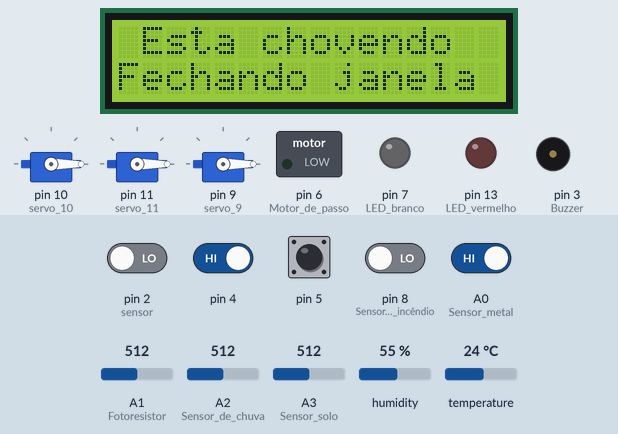
Simulated run of this sketch. Board: Arduino Uno, built with avr-gcc and run on an emulated ATmega328P. Shown: 16×2 character LCD, 3 × servo, switched loads named in the sketch (green lamp = pin HIGH), output pins drawn as LEDs (lit = HIGH), buzzer (waves = sounding). The inputs (shaded band) are chosen by the test bench; at power-on: A0 (Sensor_metal), pin 4, pin 5 HIGH, pin 2 (sensor), pin 8 (Sensor_de_incêndio) LOW, A3 (Sensor_solo) = 512, A2 (Sensor_de_chuva) = 512, A1 (Fotoresistor) = 512, humidity 55 %, temperature 24 °C. What the sketch prints to the serial monitor is not drawn.

Above: at 1.2 s.
1.3 s: A3 (Sensor_solo) set to 54
5.5 s: A3 (Sensor_solo) set to 46
At 6.51 s:
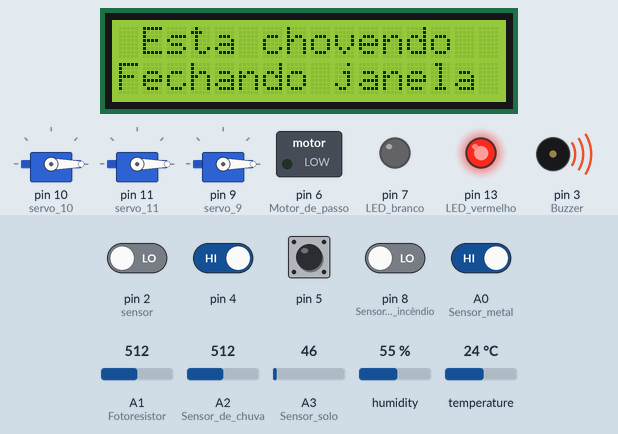
At 7.3 s:
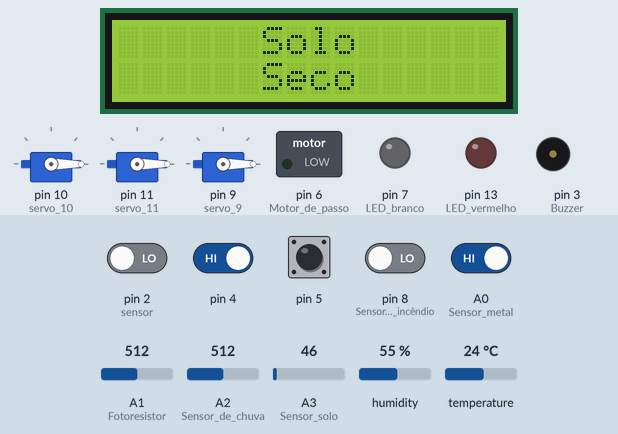
9.7 s: A0 (Sensor_metal) driven LOW
At 13.1 s:
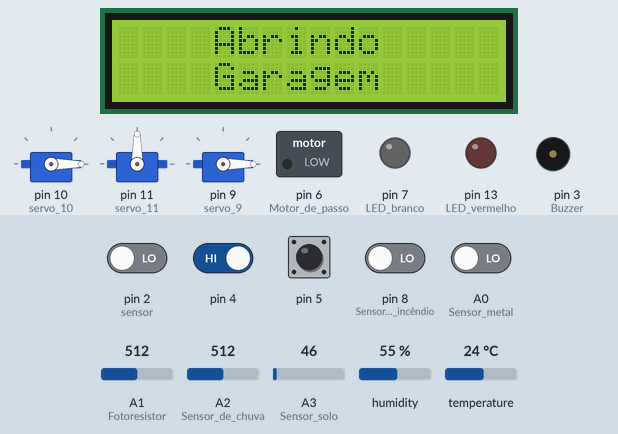
13.9 s: A2 (Sensor_de_chuva) set to 106
18.1 s: A2 (Sensor_de_chuva) set to 90
21.5 s: pin 4 driven LOW
At 25.4 s:
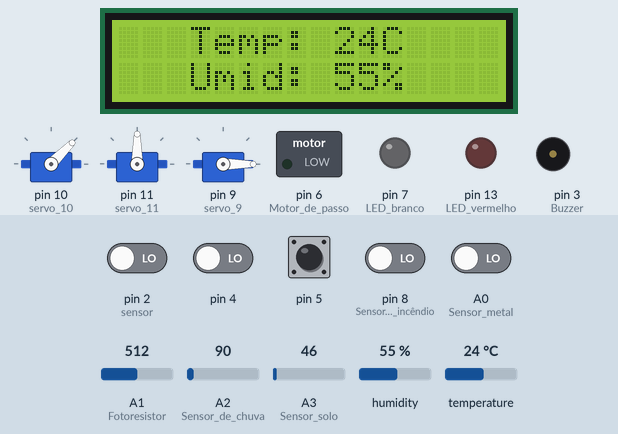
Timing chart, 0 to 26.7 s (numbered marks = the images above; inputs shaded):
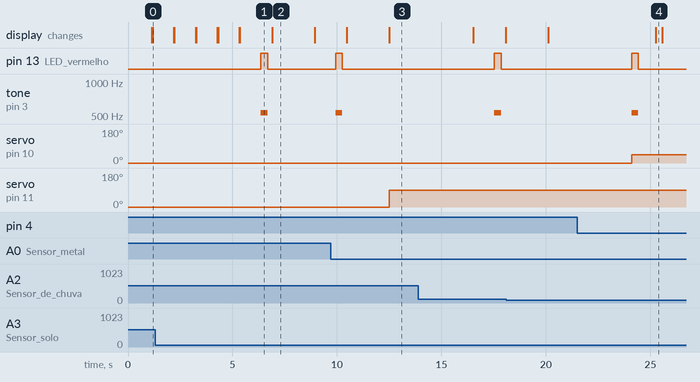

Measured:
- the behaviour switches between 50 and 49 on A3 (Sensor_solo) (found by bisection; images 0 and 1)
- after the input at 5.5 s, pin 13 (LED_vermelho): LOW → HIGH after 0.85 s, → LOW 0.33 s later; tone on pin 3 (Buzzer): silent → 532 Hz after 0.85 s, → silent 0.33 s later
- after the input at 9.7 s, pin 13 (LED_vermelho): goes on until 10.3 s, then stays LOW; tone on pin 3 (Buzzer): goes on until 10.3 s, then stays silent; servo on pin 11 (servo_11): 0° → 90° after 2.8 s; the display: first differs from a run without the input after 2.8 s (image 3)
- after the input at 21.5 s, the display: changes after 3.7 s (image 4)
- what the display in image 2 shows lasts 2.0 s, from 6.9 s to 8.9 s

The sketch:

Smart_House.ino
```cpp
#include <Servo.h>
#include <dht.h>
#include <Wire.h>
#include <LiquidCrystal_I2C.h>

LiquidCrystal_I2C mylcd(0x27,16,2);
Servo servo_11;
Servo servo_10;
Servo servo_9;
dht dht11;
int nivel_solo;
int nivel_agua;
int botao_vermelho;
int botao_verde;
int tempo_botao_verde;
int valor_tela;
int garagem;
int fogo;
int temperatura;
int umidade;
volatile int luminosidade;
volatile int som;
bool estado_led;
bool tela_ativa;
String senha;

void setup(){
  luminosidade = 0;
  garagem = 0;
  nivel_agua = 0;
  nivel_solo = 0;
  valor_tela = 0;
  tempo_botao_verde = 0;
  temperatura = 0;
  umidade = 0;
  fogo = 0;
  estado_led = false;
  senha = "";
  mylcd.init();
  mylcd.backlight();
  mylcd.setCursor(2,0);
  mylcd.print("Smart House");
  servo_10.attach(10); // Janela
  servo_11.attach(11); // Garagem
  servo_9.attach(9);
  dht11.read11(12); // sensor de temperatura e umidade
  pinMode(3, OUTPUT); // Buzzer
  pinMode(6, OUTPUT); // Motor de passo
  pinMode(7, OUTPUT); // LED branco
  pinMode(8, INPUT); // Sensor de incêndio
  pinMode(13, OUTPUT); // LED vermelho
  pinMode(A0, INPUT); // Sensor metal
  pinMode(A1, INPUT); // Fotoresistor
  pinMode(A2, INPUT); // Sensor de chuva
  pinMode(A3, INPUT); // Sensor solo

  Serial.begin(9600);

  servo_9.write(0);
}

void loop() {

  luzExterna();

  abrirGaragem();

  abrirJanela();

  soloSeco();

  incendio();

  medirTemperatura();

  telasLCD();

  delay(0);
}
void luzExterna(){
  // Inicio programação luz externa
  luminosidade = analogRead(A1); // Armazenando o valor do fotoresistor
  som = digitalRead(2); //Armazenando o valor do sensor de som
  //Serial.println(luminosidade);
  //Serial.println(som);
  if (luminosidade > 700){// Se estiver de noite
    digitalWrite(7,HIGH);
  }else{// Se estiver de dia
    if(estado_led == false){
       digitalWrite(7,LOW);
    }
    if (som == 1){ // Se houver som no valor calibrado (palavra "liga")
      if(estado_led == false){
        //Ligar
        digitalWrite(7,HIGH);
        estado_led = true;
        delay(500);
      }else{
        //Desligar
        digitalWrite(7,LOW);
        estado_led = false;
        delay(500);
      }
    }
  }
}

void abrirGaragem(){
  // Inicio programação garagem
 garagem = digitalRead(A0);// Armazenando valor do interruptor de metal
 if (garagem == 0){
  servo_11.write(90);// Aberto
  tela_ativa = true;
  valor_tela = 4;
  telasLCD();
  delay(3000);
 }
 else if (garagem == 1){
  servo_11.write(0);// Fechado
 }
}

void abrirJanela(){
  // Inicio programação janela dia de chuva
 nivel_agua = analogRead(A2);// Armazenando valor do sensor de chuva
 if (nivel_agua > 100){ // Verificar se está chovendo
  servo_10.write(0);
  valor_tela = 3;
  tela_ativa = true;
  telasLCD();
 }else{ // não está chovendo
  servo_10.write(45);
 }
  //Serial.println(nivel_agua);
}
void soloSeco(){
  //Inicio da programação para verificar a umidade do solo
  nivel_solo = analogRead(A3);
  if (nivel_solo < 50){
    digitalWrite(13,HIGH);
    tone(3,532);
    delay(125);
    delay(200);
    digitalWrite(13,LOW);
    noTone(3);
    delay(200);
    valor_tela = 5;
    tela_ativa = true;
    telasLCD();
  }else{
    digitalWrite(13,LOW);
    noTone(3);
    valor_tela = 0;
    tela_ativa == true;
    telasLCD();
  }
}

void incendio(){
  //Inicio da programação incêndio
  fogo = digitalRead(8);
  if (fogo == 1){
    analogWrite(6, 255);
  }else{
    analogWrite(6, 0);
  }
}

void medirTemperatura(){
  //Inicio da programação sensor de temperatura e umidade
  temperatura = dht11.temperature;
  umidade = dht11.humidity;
  if(temperatura > 25){
    analogWrite(6, 255);
  }else{
    analogWrite(6, 0);
  }

}
void telasLCD(){
    botao_vermelho = digitalRead(4);
    botao_verde = digitalRead(5);
    if(valor_tela == 2){
      confirmarSenha();
      if(botao_vermelho == 0){
        delay(300);
        if(senha == "---.."){
          mylcd.clear();
          mylcd.setCursor(5,0);
          mylcd.print("Acesso");
          mylcd.setCursor(3,1);
          mylcd.print("autorizado");
          som_senha_correta();
          delay(1000);
          servo_9.write(90);
          valor_tela = 0;
          tela_ativa = true;
          senha = "";
        }else{
          mylcd.clear();
          mylcd.setCursor(5,0);
          mylcd.print("Acesso");
          mylcd.setCursor(5,1);
          mylcd.print("negado");
          som_senha_incorreta();
          delay(1000);
          valor_tela = 0;
          tela_ativa = true;
          senha = "";
        }
      }

    }else if(botao_vermelho == 0){
      Serial.println(valor_tela);
      delay(300);
      valor_tela++;
      tela_ativa = true;
    }

    if(botao_verde == 0){
      delay(300);
      servo_9.write(0);
    }

    if(tela_ativa == true){
      if(valor_tela == 0){
        mylcd.clear();
        mylcd.setCursor(2,0);
        mylcd.print("Smart House");
         tela_ativa = false;
      }else if(valor_tela == 1){
        mylcd.clear();
        mylcd.setCursor(3,0);
        mylcd.print("Temp: ");
        mylcd.print(temperatura);
        mylcd.print("C");
        mylcd.setCursor(3,1);
        mylcd.print("Umid: ");
        mylcd.print(umidade);
        mylcd.print("%");
         tela_ativa = false;
      }else if(valor_tela == 2){
        mylcd.clear();
        mylcd.setCursor(0,0);
        mylcd.print("Senha: ");
        //mylcd.setCursor(3,1);
         tela_ativa = false;
      }else  if(valor_tela == 3){
      mylcd.clear();
      mylcd.setCursor(1,0);
      mylcd.print("Esta chovendo");
      mylcd.setCursor(0,1);
      mylcd.print("Fechando janela");
      delay(1000);
      valor_tela = 0;
      tela_ativa == true;
      }else  if(valor_tela == 4){
        mylcd.clear();
        mylcd.setCursor(4,0);
        mylcd.print("Abrindo");
        mylcd.setCursor(4,1);
        mylcd.print("Garagem");
        delay(1000);
        valor_tela = 0;
        tela_ativa == true;
      }else  if(valor_tela == 5){
        mylcd.clear();
        mylcd.setCursor(6,0);
        mylcd.print("Solo");
        mylcd.setCursor(6,1);
        mylcd.print("Seco");
        delay(1000);
        tela_ativa = true;
      }else{
        valor_tela = 0;
        tela_ativa == true;
      }
    }
}

void confirmarSenha(){
   Serial.println(botao_verde);
   botao_verde = digitalRead(5);
   if (botao_verde == 0) {
    delay(300);
    tempo_botao_verde = 1;
     while (botao_verde == 0) {
       delay(100);
       botao_verde = digitalRead(5);
       tempo_botao_verde++;

     }
    if (tempo_botao_verde > 1 && tempo_botao_verde < 3) {
      som_senha();
      senha = senha + ".";
    }
    if (tempo_botao_verde > 3) {
      som_senha();
      senha = senha + "-";
    }
  }
  mylcd.setCursor(7,0);
  mylcd.print(senha);
  mylcd.print("_");
}

void som_senha() {
  tone(3,349);
  delay(125);
  delay(100);
  noTone(3);
  delay(100);
}
void som_senha_correta() {
  tone(3,349);
  delay(125);
  tone(3,449);
  delay(125);
  tone(3,549);
  noTone(3);
  delay(100);
}

void som_senha_incorreta() {
  tone(3,349);
  delay(500);
  noTone(3);
  delay(500);
  tone(3,349);
  delay(500);
  noTone(3);
  delay(500);
  tone(3,349);
  delay(500);
  noTone(3);
  delay(100);
}
```
